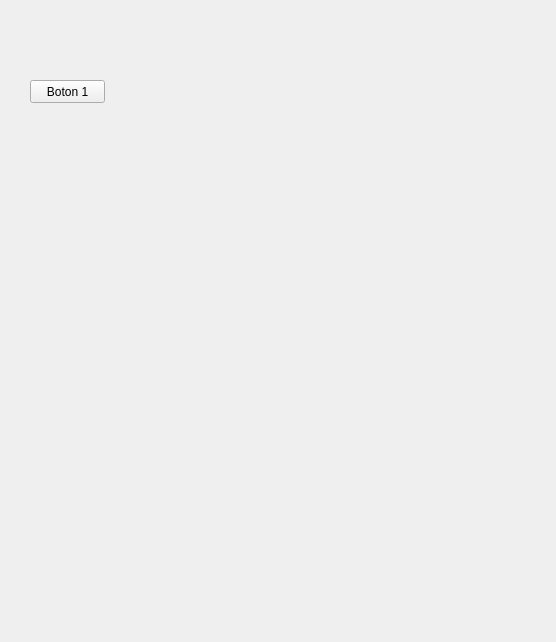
<?xml version="1.0" encoding="UTF-8"?>
<ui version="4.0">
 <class>Form</class>
 <widget class="QWidget" name="Form">
  <property name="geometry">
   <rect>
    <x>0</x>
    <y>0</y>
    <width>556</width>
    <height>642</height>
   </rect>
  </property>
  <property name="windowTitle">
   <string>Form</string>
  </property>
  <widget class="QPushButton" name="btn1">
   <property name="geometry">
    <rect>
     <x>30</x>
     <y>80</y>
     <width>75</width>
     <height>23</height>
    </rect>
   </property>
   <property name="text">
    <string>Boton 1</string>
   </property>
  </widget>
 </widget>
 <resources/>
 <connections/>
</ui>
